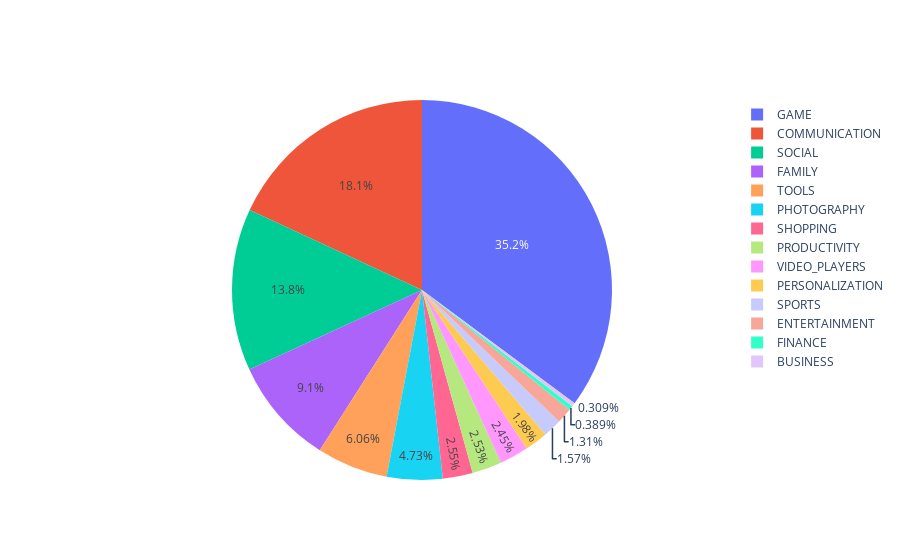
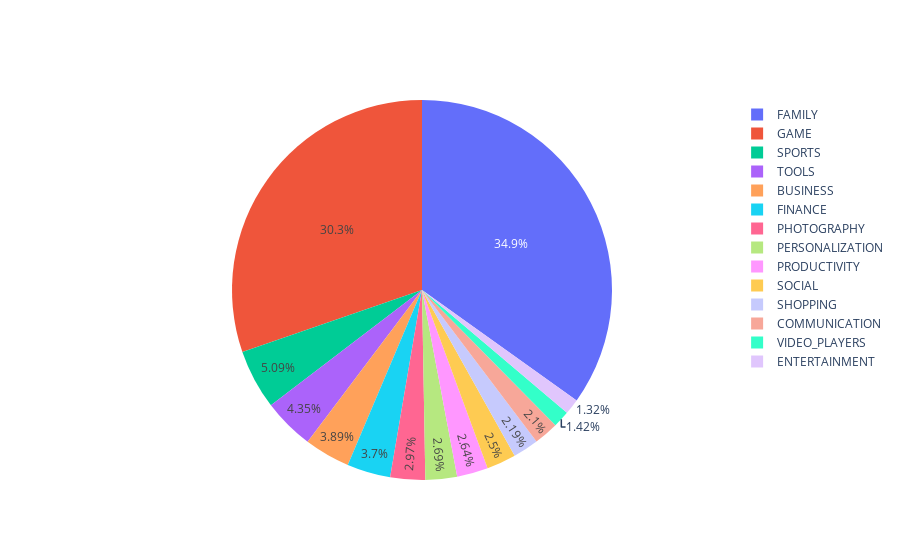
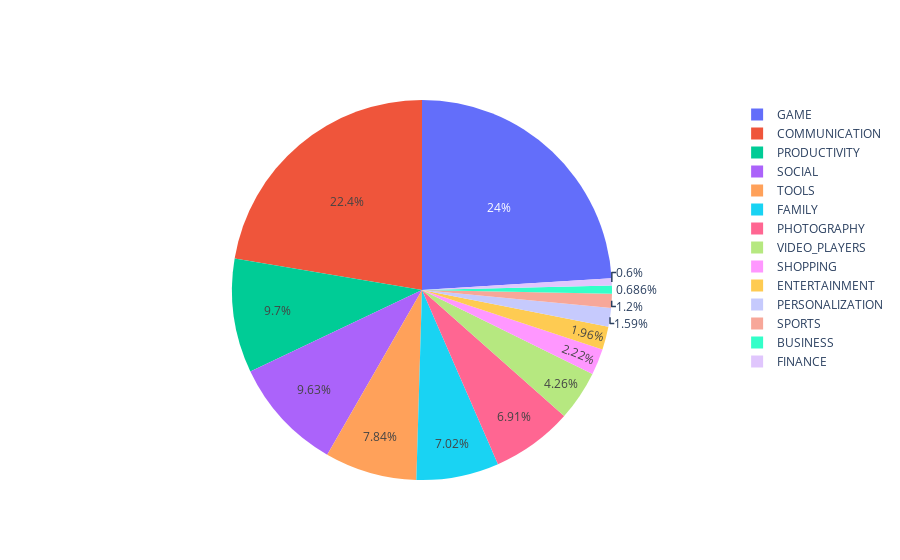

Write notebook code for charts like these, in order.
### Code cell
#Category with the Most Reviews, Most Space Consumption and Most Installations
from plotly import tools
import plotly.offline as py
import plotly.graph_objs as go

data_pie = [go.Pie(
        labels = no_reviews['Category'].tolist(),
        values = no_reviews['Reviews'].tolist(),
        hoverinfo = 'label+value',
        name= 'Reviews by Category'
    
)]

py.offline.iplot(data_pie, filename='active_category')

data_size_pie = [go.Pie(
        labels = most_space['Category'].tolist(),
        values = most_space['Size'].tolist(),
        hoverinfo = 'label+value',
        name = 'x'
    
)]

py.offline.iplot(data_size_pie, filename='active_category')

data_cat_pie = [go.Pie(
        labels = best_cat['Category'].tolist(),
        values = best_cat['Installs'].tolist(),
        hoverinfo = 'label+value',
        name='y'
    
)]

py.offline.iplot(data_cat_pie, filename='active_category')

### Figure 1 — Plotly figure (JSON) as saved in the notebook; plotly's stock layout.template omitted (floating-point values rounded to 4 significant figures)
{"data": [{"hoverinfo": "label+value", "labels": ["BUSINESS", "COMMUNICATION", "ENTERTAINMENT", "FAMILY", "FINANCE", "GAME", "PERSONALIZATION", "PHOTOGRAPHY", "PRODUCTIVITY", "SHOPPING", "SOCIAL", "SPORTS", "TOOLS", "VIDEO_PLAYERS"], "name": "Reviews by Category", "type": "pie", "values": [13954552, 815462260, 59178154, 410226107, 17550728, 1585422349, 89345721, 213516650, 114116975, 115041222, 621241422, 70830169, 273181033, 110380188]}], "layout": {}}

### Figure 2 — Plotly figure (JSON) as saved in the notebook; plotly's stock layout.template omitted (floating-point values rounded to 4 significant figures)
{"data": [{"hoverinfo": "label+value", "labels": ["FAMILY", "GAME", "SPORTS", "TOOLS", "BUSINESS", "FINANCE", "PHOTOGRAPHY", "PERSONALIZATION", "PRODUCTIVITY", "SOCIAL", "SHOPPING", "COMMUNICATION", "VIDEO_PLAYERS", "ENTERTAINMENT"], "name": "x", "type": "pie", "values": [51860.0, 45040.0, 7569.0, 6473.0, 5789.0, 5504.0, 4411.0, 3998.0, 3933.0, 3713.0, 3251.0, 3118.0, 2107.0, 1967.0]}], "layout": {}}

### Figure 3 — Plotly figure (JSON) as saved in the notebook; plotly's stock layout.template omitted (floating-point values rounded to 4 significant figures)
{"data": [{"hoverinfo": "label+value", "labels": ["BUSINESS", "COMMUNICATION", "ENTERTAINMENT", "FAMILY", "FINANCE", "GAME", "PERSONALIZATION", "PHOTOGRAPHY", "PRODUCTIVITY", "SHOPPING", "SOCIAL", "SPORTS", "TOOLS", "VIDEO_PLAYERS"], "name": "y", "type": "pie", "values": [1001914865, 32647276251, 2869160000, 10258203405, 876648734, 35086024415, 2325483782, 10088247655, 14176091369, 3247848785, 14069867902, 1751174498, 11452271905, 6222002720]}], "layout": {}}
